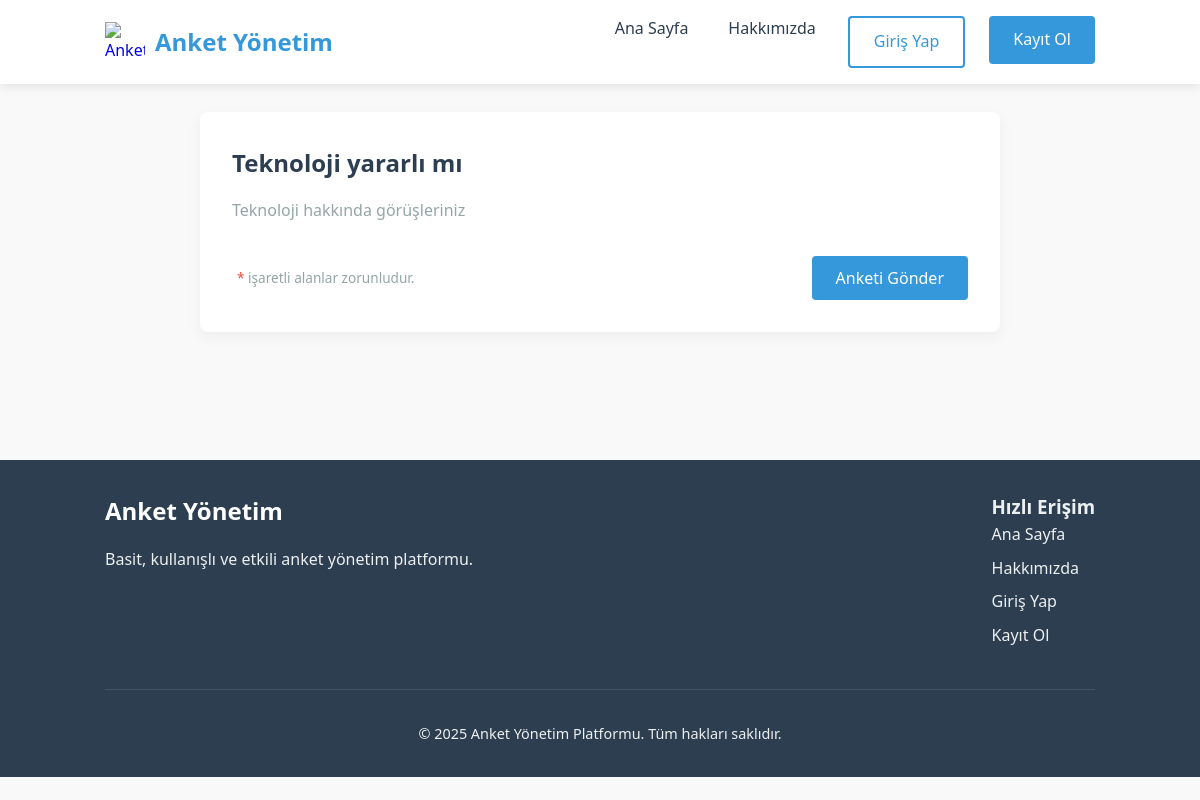
The page /anket/teknoloji-yararl-m/ on the database its author committed.
### surveys/models.py (models this page shows, shortened)
class Survey(models.Model):
    title = models.CharField(max_length=255)
    description = models.TextField(blank=True)
    slug = models.SlugField(max_length=255, unique=True, blank=True)
    is_active = models.BooleanField(default=False)
    created_at = models.DateTimeField(auto_now_add=True)
    updated_at = models.DateTimeField(auto_now=True)
    created_by = models.ForeignKey(User, on_delete=models.CASCADE, related_name='surveys')
    access_code = models.CharField(max_length=20, unique=True, blank=True)

### surveys/views.py (the view)
# urls.py: path('anket/<slug:slug>/', views.view_survey, name='view_survey'),
def view_survey(request, slug):
    survey = get_object_or_404(Survey, slug=slug, is_active=True)
    has_responded = False
    respondent_id = request.COOKIES.get('survey_' + str(survey.id))
    if respondent_id:
        has_responded = Response.objects.filter(
            survey=survey,
            respondent_id=respondent_id
        ).exists()
    if has_responded:
        messages.info(request, 'Bu anketi daha önce doldurdunuz.')
        return render(request, 'surveys/already_responded.html', {'survey': survey})
    form = BaseSurveyAnswerForm(survey=survey)
    context = {
        'survey': survey,
        'form': form,
        'questions': survey.questions.all().order_by('order')
    }
    return render(request, 'surveys/view_survey.html', context)

### surveys/templates/surveys/view_survey.html (shortened to what this page needs)
{% extends 'base.html' %}
{% block content %}
<div style="max-width: 800px; margin: 0 auto;">
    <div class="card">
        <h1 class="card-title">{{ survey.title }}</h1>
        <p style="margin-bottom: 2rem; color: var(--gray-color);">{{ survey.description }}</p>
        <form method="post" action="{% url 'surveys:submit_survey' survey.slug %}">
            <div style="margin-top: 2rem; display: flex; justify-content: space-between; align-items: center;">
                <div style="font-size: 0.85rem; color: var(--gray-color);">
                    <span class="question-required">*</span> işaretli alanlar zorunludur.
                </div>
                <button type="submit" class="btn btn-primary">Anketi Gönder</button>
            </div>
        </form>
    </div>
</div>
{% endblock %}

### surveys/templates/base.html (style rules this page uses)
:root { --primary-color: #3498db; --primary-color-rgb: 52, 152, 219; --secondary-color: #2ecc71; --dark-color: #2c3e50; --light-color: #ecf0f1; --danger-color: #e74c3c; --warning-color: #f39c12; --gray-color: #95a5a6; --white-color: #ffffff; }
* { margin: 0; padding: 0; box-sizing: border-box; font-family: 'Segoe UI', Tahoma, Geneva, Verdana, sans-serif; }
body { background-color: #f9f9f9; color: #333; line-height: 1.6; }
.btn { display: inline-block; padding: 0.7rem 1.5rem; border-radius: 4px; font-weight: 500; text-decoration: none; cursor: pointer; transition: all 0.3s ease; border: none; font-size: 1rem; }
.btn-primary { background-color: var(--primary-color); color: var(--white-color); }
.card { background-color: var(--white-color); border-radius: 8px; box-shadow: 0 5px 15px rgba(0, 0, 0, 0.05); padding: 2rem; margin-bottom: 2rem; }
.card-title { font-size: 1.5rem; color: var(--dark-color); margin-bottom: 1rem; }

### surveys/templates/surveys/view_survey.html (style rules this page uses)
.question-required { color: var(--danger-color); margin-left: 5px; }

### rows shown on the page
Survey: title "Teknoloji yararlı mı", description "Teknoloji hakkında görüşleriniz"
